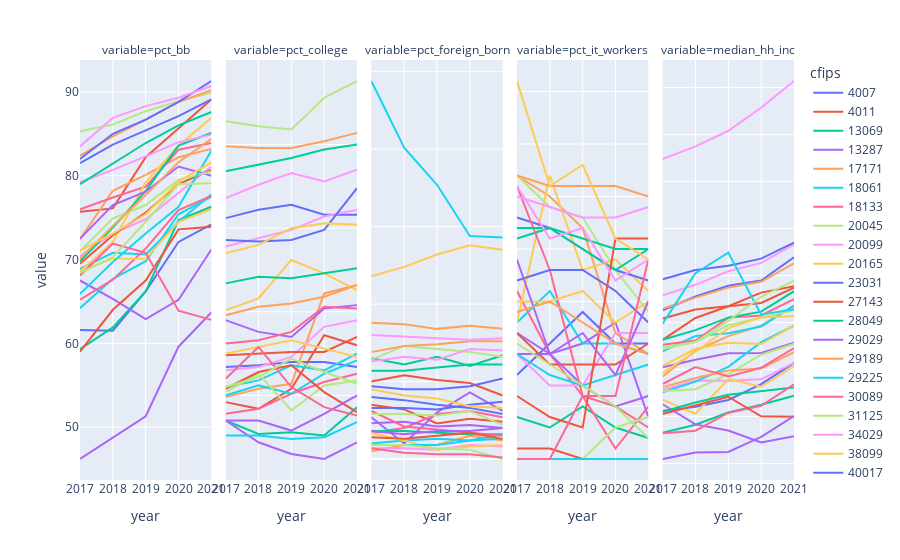

Source (notebook cell):
### Code cell
census_sample = census_yearly.query("cfips in @sample_counties")

px.line(census_sample.melt(id_vars=['cfips','year']),
    x = 'year',
    y = 'value',
    color = 'cfips',
    facet_col= 'variable').update_yaxes(matches=None).show()
